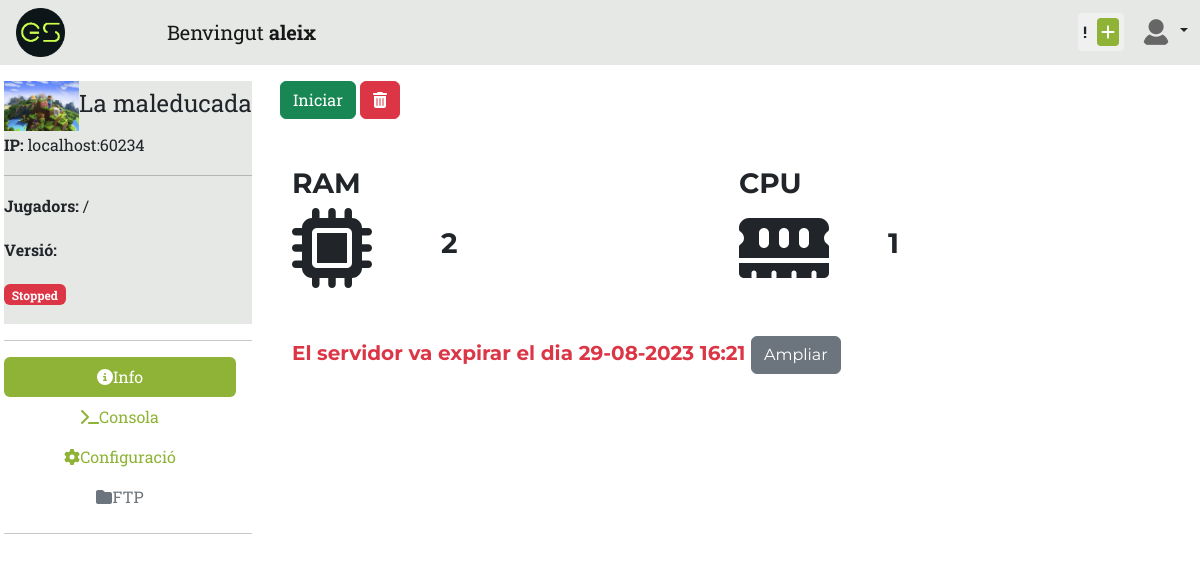
/server/12/details (signed in), run on an earlier commit of the app's database.
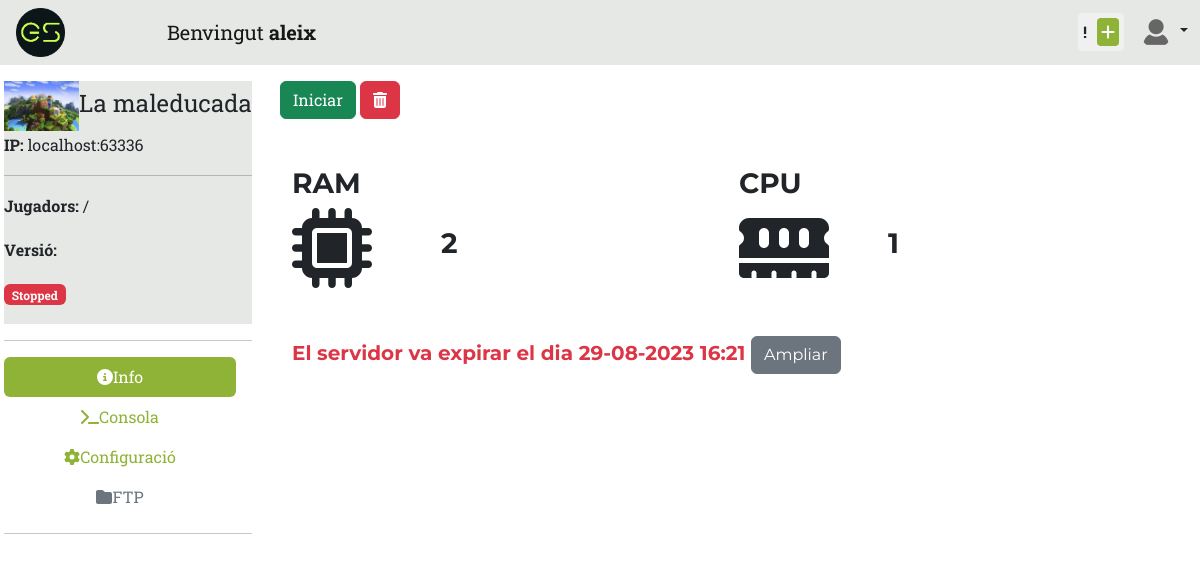
And on a later commit of the database.
### Web_App/models.py (models this page shows, shortened)
class Server(models.Model):
    game = models.ForeignKey(Game, on_delete=models.CASCADE)
    name = models.TextField(default="Server")
    password = models.TextField(null=True)
    docker_name = models.TextField(null=True)
    address = models.TextField(default="localhost", null=True)
    port = models.IntegerField(default=0, null=True)
    version = models.DecimalField(decimal_places=2, max_digits=8, null=True)
    cores = models.DecimalField(decimal_places=2, max_digits=8, null=True)
    ram = models.DecimalField(decimal_places=2, max_digits=8, null=True)
    storage = models.DecimalField(decimal_places=2, max_digits=8, null=True)
    user = models.ForeignKey(User, on_delete=models.CASCADE)
    status = models.TextField(null=True)
    expiration_date = models.DateTimeField(null=True)
    created_at = models.DateTimeField(default=timezone.now)
    updated_at = models.DateTimeField(auto_now=True, null=True)
    def is_expired(self):
        if self.expiration_date is None:
            return False
        current_time = timezone.now()
        return self.expiration_date < current_time

class Game(models.Model):
    name = models.TextField()
    image = models.ImageField(upload_to=game_images_path, null=True)
    created_at = models.DateTimeField(default=timezone.now)
    updated_at = models.DateTimeField(auto_now=True, null=True)
    active = models.BooleanField(default=True)

### Web_App/views.py (the view, shortened to what this page needs)
# urls.py: path('server/<int:server_id>/details', views.details_server, name='server-edit'),
@login_required(login_url='login')
def details_server(request, server_id):
    server = get_object_or_404(Server, id=server_id)
    console = ''
    context = ''
    if server.user == request.user:
        try:
            client = docker.from_env()
        except DockerException:
            server.status = "Stopped"
            server.save()
            print("[Error] details_server: Docker is not running")
            raise Exception("Docker is not running")
        container = client.containers.get(str(server.id))
        if server.game.name == "Minecraft":
            if request.method == 'POST':
                form = MinecraftServerPropertiesForm(request.POST)
                if form.is_valid():
                    server_properties = form.cleaned_data['server_properties']
                    res = updateFile(server_properties, '/data/server.properties', container)
                    print(res)
                    return redirect('server-edit', server.id)
            else:
                form = MinecraftServerPropertiesForm()
                if container.status == "running":
                    server.status = "Running"
                    serverproperties = getFile('/data/server.properties', container)
                    form = MinecraftServerPropertiesForm(initial={'server_properties': serverproperties})
                    console = getFile('/data/logs/latest.log', container)
                else:
                    server.status = "Stopped"
                details = None
                server.save()
                try:
                    details = JavaServer.lookup(server.address + ":" + str(server.port)).status()
                except Exception as e:
                    print(f"[Error] details_server: {e} - ({server.name})")
                context = {
                    'form': form,
                    'server': server,
                    'details': details,
                    'container': container,
                    'console': console,
                }
                if request.META.get('HTTP_X_REQUESTED_WITH') == 'XMLHttpRequest':
                    return JsonResponse({'content': console})
                return render(request, 'controlPanel/server-details-mc.html', context)
    else:
        return HttpResponse(status=403)

### Web_App/templates/controlPanel/server-details-mc.html (shortened to what the changed rows need)
{% extends 'controlPanel/template.html' %}
{% block content %}
    <div class="row content">
        <div class="col-sm-3 sidenav d-flex flex-column flex-shrink-0 p-3" style="width: 280px;">
            <div class="bg-light">
                {% load static %}
                <span class="fs-4"><img src="{% static server.game.image %}" height="50rem">{{ server.name }}</span>
                <p><b>IP: </b>{{ server.address }}:{{ server.port }}</p>
                <hr>
                <p><b>Jugadors: </b>{{ details.players.online }}/{{ details.players.max }}</p>
                <p><b>Versió: </b>{{ details.version.name }}</p>
                <p>{% if container.status == "running" %}
                    <span class="badge text-bg-success">Running</span>
                {% elif container.status == "restarting" %}
                    <span class="badge text-bg-warning">Restarting</span>
                {% else %}
                    <span class="badge text-bg-danger">Stopped</span>
                {% endif %}</p>
            </div>
        </div>
        <div class="col-sm-9 mt-3">
            <div class="tab-content" id="v-pills-tabContent">
                <div class="tab-pane fade show active" id="v-pills-info" role="tabpanel"
                     aria-labelledby="v-pills-info-tab" tabindex="0">
                    <div class="container mt-5">
                        <div class="row align-items-center">
                            <div class="col-sm">
                                <h3>{{ server.ram|floatformat }}</h3>
                            </div>
                            <div class="col-sm">
                                <h3>{{ server.cores|floatformat }}</h3>
                            </div>
                        </div>
                        <div class="row align-items-center mt-5">
                            <div class="col">
                                {% if not server.is_expired %}
                                    <h5>Utilitzable fins el {{ server.expiration_date|date:'d-m-Y H:i' }} <a
                                            role="button"
                                            href="{% url 'server-adddays' server.id %}"
                                            class="btn btn-secondary">Ampliar</a>
                                    </h5>
                                {% else %}
                                    <h5 class="text-danger">El servidor va expirar el
                                        dia {{ server.expiration_date|date:'d-m-Y H:i' }} <a role="button"
                                                                                             href="{% url 'server-adddays' server.id %}"
                                                                                             class="btn btn-secondary">Ampliar</a>
                                    </h5>
                                {% endif %}
                            </div>
                        </div>
                    </div>
                </div>
            </div>
        </div>
    </div>
{% endblock %}

What changed in the data, as far as the page shows it:
changed Server "La maleducada": port "60234" → "63336"
